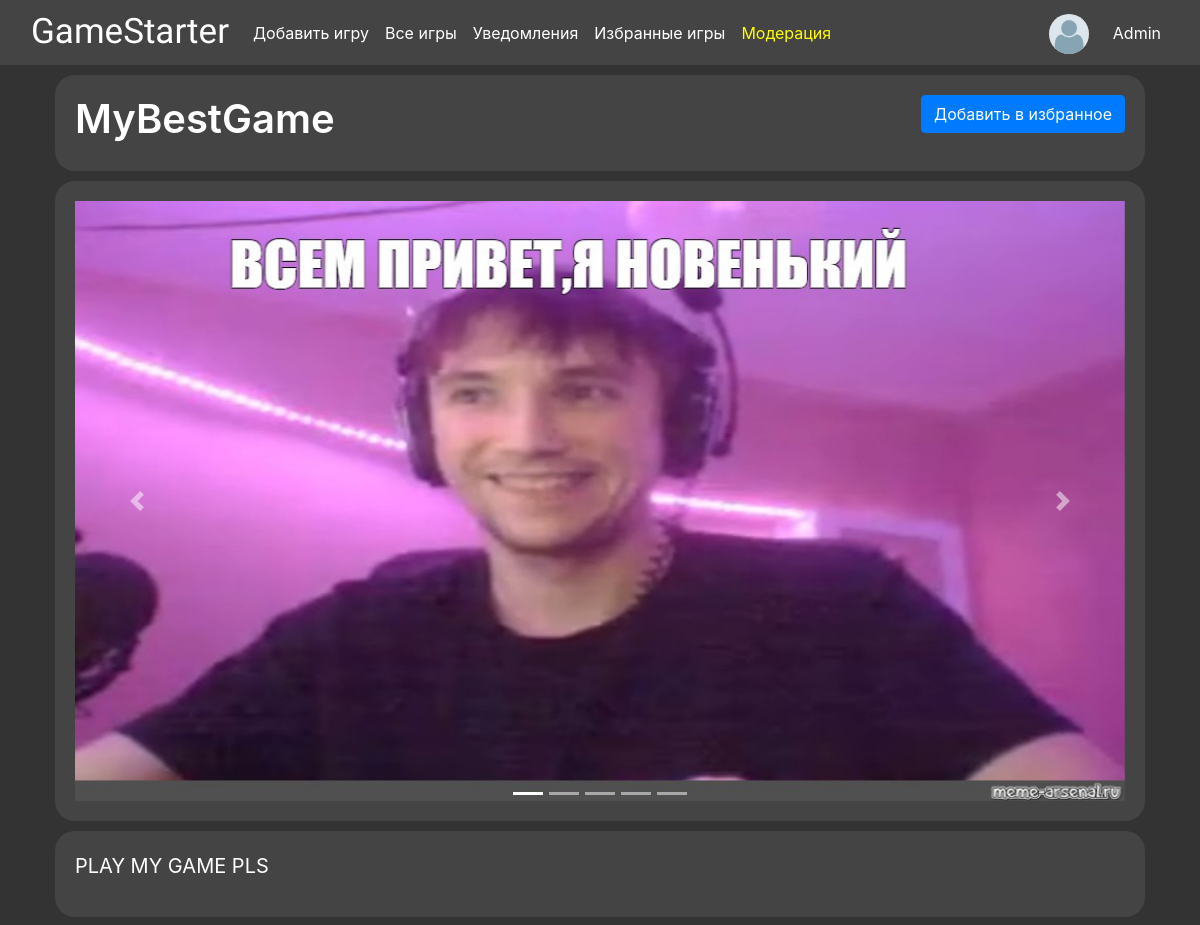
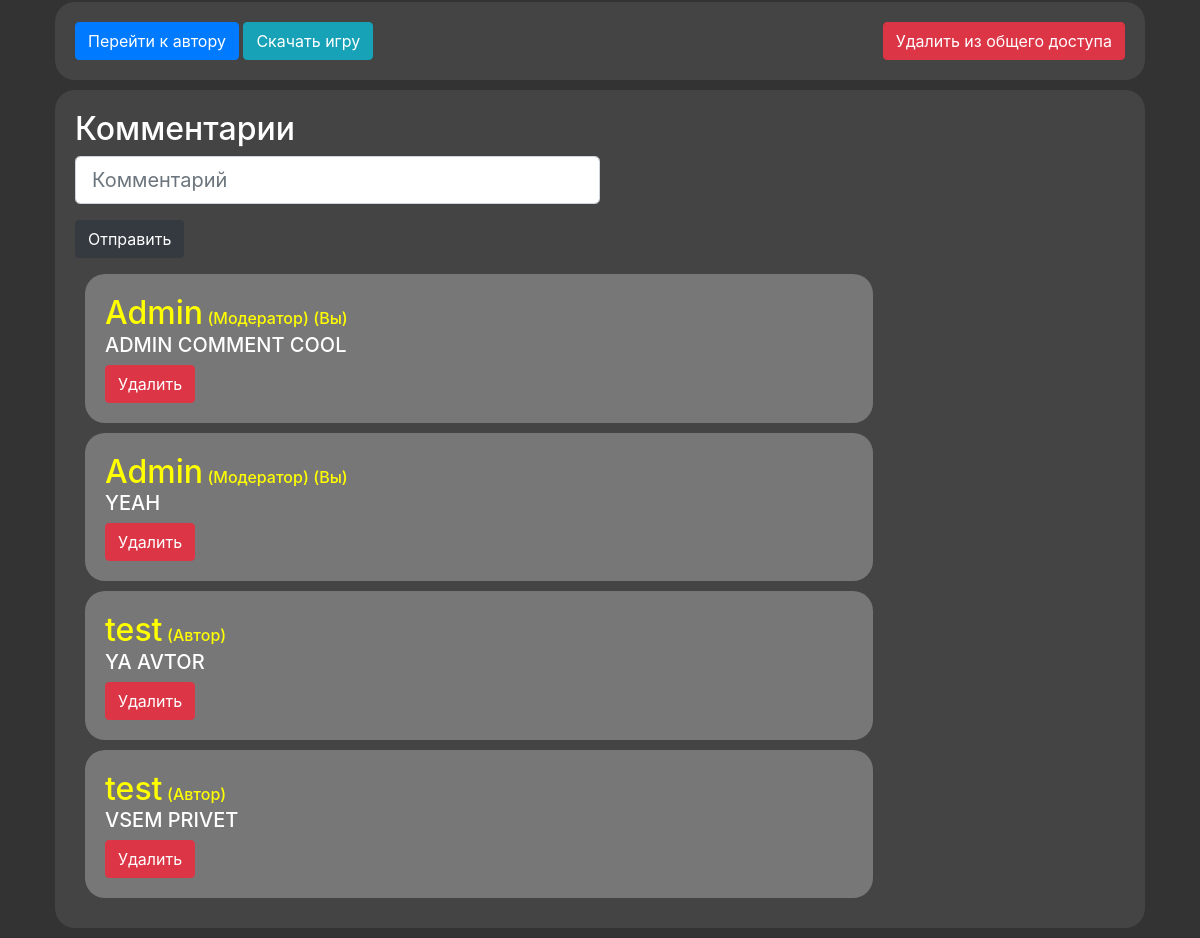
Screenshot of /game/MyBestGame (signed in) with the database file from the repository (2 pictures, top to bottom).
### data/users.py (models this page shows, shortened)
class User(SqlAlchemyBase, SerializerMixin, UserMixin):
    __tablename__ = 'users'
    id = sqlalchemy.Column(sqlalchemy.Integer, primary_key=True, autoincrement=True)
    name = sqlalchemy.Column(sqlalchemy.String, nullable=True)
    nickname = sqlalchemy.Column(sqlalchemy.String, nullable=True)
    is_moderator = sqlalchemy.Column(sqlalchemy.Boolean, nullable=True)
    favorites = sqlalchemy.Column(sqlalchemy.String, nullable=True)
    email = sqlalchemy.Column(sqlalchemy.String, nullable=True, unique=True)
    hashed_password = sqlalchemy.Column(sqlalchemy.String, nullable=True)
    games_when_collaborate = orm.relationship('Game', backref='collaborator', secondary="association")
    profile_image = sqlalchemy.Column(sqlalchemy.String, default='/static/profile_images/default.png')
    notifications = orm.relationship('Notification', back_populates='user')
    games = orm.relationship("Game", back_populates='user')
    comments = orm.relationship('Comment', back_populates='user')
    games_likes = orm.relationship('Game', overlaps="games_dislikes")
    games_dislikes = orm.relationship('Game', overlaps="games_likes")
    comment_likes = orm.relationship('Comment', overlaps="comments_dislikes")
    comment_dislikes = orm.relationship('Comment', overlaps="comment_likes")

### data/games.py (models this page shows)
class Game(SqlAlchemyBase, SerializerMixin):
    __tablename__ = 'games'
    id = sqlalchemy.Column(sqlalchemy.Integer, primary_key=True, autoincrement=True)
    author = sqlalchemy.Column(sqlalchemy.Integer, sqlalchemy.ForeignKey("users.id"))
    name = sqlalchemy.Column(sqlalchemy.String, nullable=True)
    description = sqlalchemy.Column(sqlalchemy.String, nullable=True)
    github_link = sqlalchemy.Column(sqlalchemy.String, nullable=True)
    in_moderate = sqlalchemy.Column(sqlalchemy.Boolean, nullable=True)
    game_files = sqlalchemy.Column(sqlalchemy.String, nullable=True)
    likes = sqlalchemy.Column(sqlalchemy.Integer)
    dislikes = sqlalchemy.Column(sqlalchemy.Integer)
    photo = orm.relationship('Photo', back_populates='game')
    user = orm.relationship('User')
    comments = orm.relationship('Comment', back_populates='game')

### data/photo.py (models this page shows)
class Photo(SqlAlchemyBase, SerializerMixin):
    __tablename__ = 'photo'
    id = sqlalchemy.Column(sqlalchemy.Integer, primary_key=True, autoincrement=True)
    path = sqlalchemy.Column(sqlalchemy.String)
    parent_game = sqlalchemy.Column(sqlalchemy.Integer, sqlalchemy.ForeignKey("games.id"))
    game = orm.relationship('Game')

### data/comments.py (models this page shows)
class Comment(SqlAlchemyBase, SerializerMixin):
    __tablename__ = 'comments'
    id = sqlalchemy.Column(sqlalchemy.Integer, primary_key=True, autoincrement=True)
    userid = sqlalchemy.Column(sqlalchemy.Integer, sqlalchemy.ForeignKey("users.id"))
    gameid = sqlalchemy.Column(sqlalchemy.Integer, sqlalchemy.ForeignKey("games.id"))
    text = sqlalchemy.Column(sqlalchemy.Text)
    user = orm.relationship('User')
    game = orm.relationship('Game')

### main.py (the view, shortened to what this page needs)
@app.route('/game/<game_name>', methods=['GET', 'POST'])
def game_page(game_name):
    if not current_user.is_authenticated:
        return redirect('/preview')
    db_sess = db_session.create_session()
    game = db_sess.query(Game).filter(Game.name.like(game_name)).first()
    make_comment_form = MakeCommentForm()
    comments = db_sess.query(Comment).filter(Comment.gameid == game.id)
    if game.in_moderate == 1 and not current_user.is_moderator:
        return """<h1>You have not permissions to access this"""
    return render_template('game_page.html', title=game.name, game=game, photos=game.photo, author=game.user, form=make_comment_form, comments=comments)

### forms/make_comment.py
class MakeCommentForm(FlaskForm):
    text = StringField('Комментарий', validators=[DataRequired()])
    submit = SubmitField('Отправить')

### data/db_session.py (called while the page is built)
def create_session() -> Session:
    global __factory
    return __factory()

### main.py (called while the page is built)
@login_manager.user_loader
def load_user(user_id):
    db_sess = db_session.create_session()
    return db_sess.get(User, user_id)

### templates/game_page.html (shortened to what this page needs)
{% extends "base.html" %}
{% block content %}
<div class="name content">
    <h1>{{game.name}}</h1>
    <div class="buttons-end">
        {% if not game.id|string in current_user.favorites and not game.in_moderate %}
            <a href="/add_to_favourite/{{game.name}}" class="btn btn-primary">Добавить в избранное</a>
        {% else %}
            <a href="/delete_from_favourite/{{game.name}}" class="btn btn-danger">Удалить из избранного</a>
        {% endif %}
    </div>
</div>
<div div id="carouselExampleIndicators" class="carousel slide frame-image content" data-ride="carousel">
    <ol class="carousel-indicators">
        {% for photo in photos %}
        <li data-target="#carouselExampleIndicators" data-slide-to="{{loop.index0}}" {% if loop.first %}class="active"{% endif %}></li>
        {% endfor %}
    </ol>
    <div class="carousel-inner">
        {% for photo in photos %}
            <div class="carousel-item {% if loop.first %}active{% endif %}">
                <img class="d-block w-100" src="{{ photo.path }}" alt="{{ loop.index0}} Slide">
            </div>
        {% endfor %}
    </div>
    <a class="carousel-control-prev" href="#carouselExampleIndicators" role="button" data-slide="prev">
        <span class="carousel-control-prev-icon" aria-hidden="true"></span>
    </a>
    <a class="carousel-control-next" href="#carouselExampleIndicators" role="button" data-slide="next">
        <span class="carousel-control-next-icon" aria-hidden="true"></span>
    </a>
    </div>
<div class="content">
    <p>{{ game.description }}</p>
</div>
<div class="content">
    <div>
        <a class="btn btn-primary" href="/profile/{{ author.nickname }}">Перейти к автору</a>
        <a class="btn btn-info" href="{{game.game_files}}" download="">Скачать игру</a>
    </div>
    {% if not game.in_moderate and current_user.is_moderator %}
    <div class="buttons-end">
        <a class="btn btn-danger" href="/block-game-access/{{game.name}}">Удалить из общего доступа</a>
    </div>
    {% endif %}
</div>
{% if not game.in_moderate %}
<div class="comments-block">
    <h2>Комментарии</h3>
    <form action="" method="post">
        <p>
            {{ form.text(class="form-control form-control-lg", placeholder="Комментарий", style="width: 50%") }}
        </p>
        <p>{{ form.submit(type="submit", class="btn btn-dark")}}</p>
    </form>
    {% for comment in comments %}
        <div class="comment">
            {% if comment.user.is_moderator or comment.user.id == game.author %}
                <a href="/profile/{{comment.user.nickname}}" style="color: yellow"><h2>{{comment.user.nickname}}</h2></a>
            {% else %}
                <a href="/profile/{{comment.user.nickname}}" style="color: inherit"><h2>{{comment.user.nickname}}</h2></a>
            {% endif %}
            {% if comment.user.is_moderator%}
                <h6 style="color: yellow" >(Модератор)</h6>
            {% endif %}
            {% if comment.user.id == game.author %}
                <h6 style="color: yellow">(Автор)</h6>
            {% endif %}
            {% if comment.user.id == current_user.id %}
                <h6 style="color: yellow">(Вы)</h6>
            {% endif %}
            <h5>{{comment.text}}</h5>
            {% if comment.user == current_user or current_user.is_moderator %}
            <a href="/delete_comment/{{comment.id}}" class="btn btn-danger">Удалить</a>
            {% endif %}
        </div>
    {% endfor %}
</div>
{% endif %}
{% endblock %}

### templates/base.html (shortened to what this page needs)
<!doctype html>
<html lang="en">
<head>
    <link rel="stylesheet" href="https://cdn.jsdelivr.net/npm/bootstrap@4.0.0/dist/css/bootstrap.min.css"
>
    <link rel="stylesheet" href="/static/css/style.css">
    <link rel="stylesheet" href="/static/css/profile.css">
    <link rel="stylesheet" href="/static/css/moderation.css">
    <link rel="stylesheet" href="/static/css/game_page.css">
    <link rel="stylesheet" href="/static/css/notificatons.css">
</head>
<body>
<header>
    <nav class="navbar navbar-expand-lg bg-body-tertiary navbar-dark">
        <div class="container-fluid">
            <a class="navbar-brand" href="/">GameStarter</a>
            {% if current_user.is_authenticated %}
            <div class="collapse navbar-collapse" id="navbarSupportedContent">
                <ul class="navbar-nav me-auto mb-2 mb-lg-0">
                    <li class="nav-item">
                        <a class="nav-link active" aria-current="page" href="/game/add">Добавить игру</a>
                    </li>
                    <li>
                        <a class="nav-link active" aria-current="page" href="/">Все игры</a>
                    </li>
                    <li>
                        <a class="nav-link active" aria-current="page" href="/notifications">Уведомления</a>
                    </li>
                    <li>
                        <a class="nav-link active" aria-current="page" href="/favourites">Избранные игры</a>
                    </li>
                    {% if current_user.is_moderator %}
                    <li class="nav-item">
                        <a class="nav-link active" aria-current="page" href="/moderation" style="color: yellow">Модерация</a>
                    </li>
                    {% endif %}
                </ul>
            </div>
            <a class="navbar-brand" href="/profile/{{current_user.nickname}}"><img class="navbar-user-image" src="{{current_user.profile_image}}" alt=""></a>
            <div class="navbar-nav">
                <li class="nav-item">
                    <a class="nav-link active" aria-current="page" href="/profile/{{current_user.nickname}}">{{current_user.nickname}}</a>
                </li>
            </div>
            {% endif %}
        </div>
    </nav>
</header>
<main role="main" class="container">
    {% block content %}{% endblock %}
</main>
</body>
</html>

### static/css/style.css (style rules this page uses)
body { background-color: #333; color: white; }
nav { background-color: #444; max-height: 65px; }
.navbar-brand { font-family: "Jersey 15"; font-size: 35px; height: fit-content; width: fit-content; }
.navbar-user-image { border-radius: 50%; width: 40px; height: 40px; }

### static/css/game_page.css (style rules this page uses)
.frame-image img { height: 600px; }
.content { padding: 20px; border-radius: 20px; margin: 10px; background-color: #444; display: flex; justify-content: space-between; }
.content h1 { font-size: 40px; font-weight: 600; text-align: center; }
.content p { font-size: 20px; }
.comments-block { padding: 20px; border-radius: 20px; margin: 10px; background-color: #444; justify-content: space-between; }
.comment { padding: 20px; border-radius: 20px; margin: 10px; background-color: #777777; justify-content: space-between; width: 75%; }
.comment h2, h6 { display: inline; }

### rows the page displays
User: profile_image (placeholder picture), nickname "Admin"
Game: name "MyBestGame", description "PLAY MY GAME PLS"
Photo: path (picture)
Comment: user.nickname "Admin", shows "(Модератор)", shows "(Вы)", text "ADMIN COMMENT COOL"
Comment: user.nickname "Admin", shows "(Модератор)", shows "(Вы)", text "YEAH"
Comment: user.nickname "test", shows "(Автор)", text "YA AVTOR"
Comment: user.nickname "test", shows "(Автор)", text "VSEM PRIVET"
